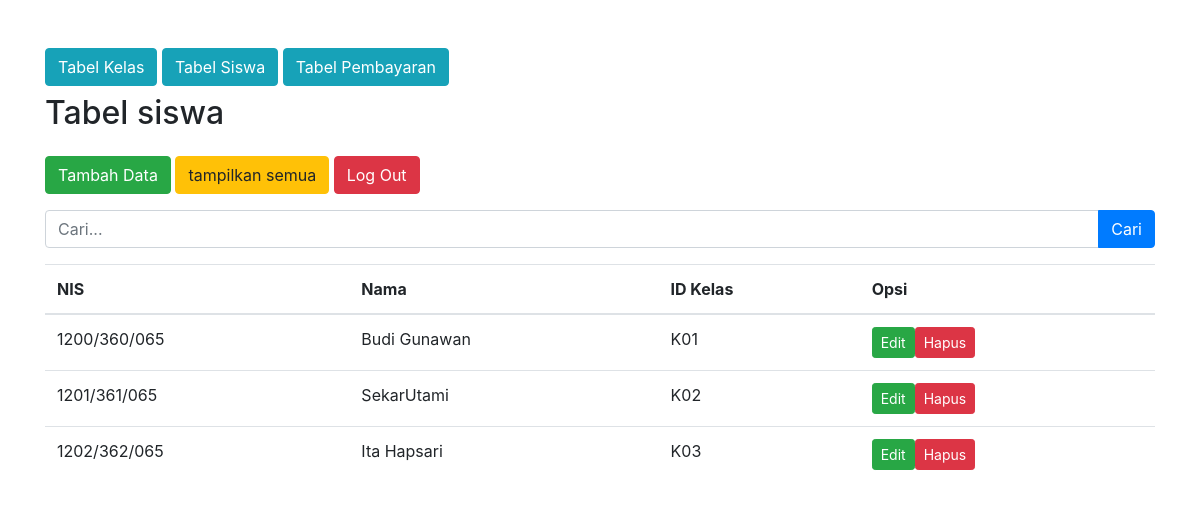
Screenshot of /tabelsiswa.php with the database file from the repository.
### tables this page shows
CREATE TABLE `siswa` (
  `NIS` varchar(255) NOT NULL,
  `Nama` varchar(255) NOT NULL,
  `id_kelas` varchar(255) NOT NULL
);

### tabelsiswa.php (the view, shortened to what this page needs)
<?php
include 'koneksi.php';
if (isset($_GET['search'])) {
  $keyword = $_GET['search'];
  $query = "SELECT * FROM siswa WHERE NIS LIKE '%$keyword%' OR Nama LIKE '%$keyword%' OR id_kelas LIKE '%$keyword%'";
} else {
  $query = "SELECT * FROM siswa";
}
$result = mysqli_query($mysqli, $query);
?>
<!DOCTYPE html>
<html lang="en">
<head>
  <link rel="stylesheet" href="https://cdn.jsdelivr.net/npm/bootstrap@4.6.2/dist/css/bootstrap.min.css">
</head>
<body>
  <div class="container mt-5">
    <a href="tabelkelas.php" class="btn btn-info mb-2">Tabel Kelas</a>
    <a href="tabelsiswa.php" class="btn btn-info mb-2">Tabel Siswa</a>
    <a href="tabelpembayaran.php" class="btn btn-info mb-2">Tabel Pembayaran</a>
    <h2 class="mb-4">Tabel siswa</h2>
    <form action="" method="GET" class="mb-3">
      <a href="tambahsiswa.php" class="btn btn-success mb-3">Tambah Data</a>
      <a href="tabelsiswa.php" class="btn btn-warning mb-3">tampilkan semua</a>
      <a href="?logout" class="btn btn-danger mb-3">Log Out</a>
      <div class="input-group">
        <input type="text" class="form-control" placeholder="Cari..." name="search">
        <div class="input-group-append">
          <button class="btn btn-primary" type="submit">Cari</button>
        </div>
      </div>
    </form>
    <table class="table">
      <thead>
        <tr>
          <th>NIS</th>
          <th>Nama</th>
          <th>ID Kelas</th>
          <th>Opsi</th>
        </tr>
      </thead>
      <tbody>
        <?php
        while ($row = mysqli_fetch_assoc($result)) {
          echo "<tr>";
          echo "<td>" . $row['NIS'] . "</td>";
          echo "<td>" . $row['Nama'] . "</td>";
          echo "<td>" . $row['id_kelas'] . "</td>";
          echo "<td>";
          echo '<a href="editsiswa.php?NIS=' . $row['NIS'] . '" class="edit btn btn-success btn-sm"><i class="fa fa-edit"></i> Edit</a>';
          echo '<a href="hapussiswa.php?NIS=' . $row['NIS'] . '" class="remove btn btn-danger btn-sm"><i class="fa fa-trash"></i> Hapus</a>';
          echo "</td>";
          echo "</tr>";
        }
        ?>
      </tbody>
    </table>
  </div>
</body>
</html>

### rows the page displays
siswa: NIS "1200/360/065", Nama "Budi Gunawan", id_kelas "K01"
siswa: NIS "1201/361/065", Nama "SekarUtami", id_kelas "K02"
siswa: NIS "1202/362/065", Nama "Ita Hapsari", id_kelas "K03"
